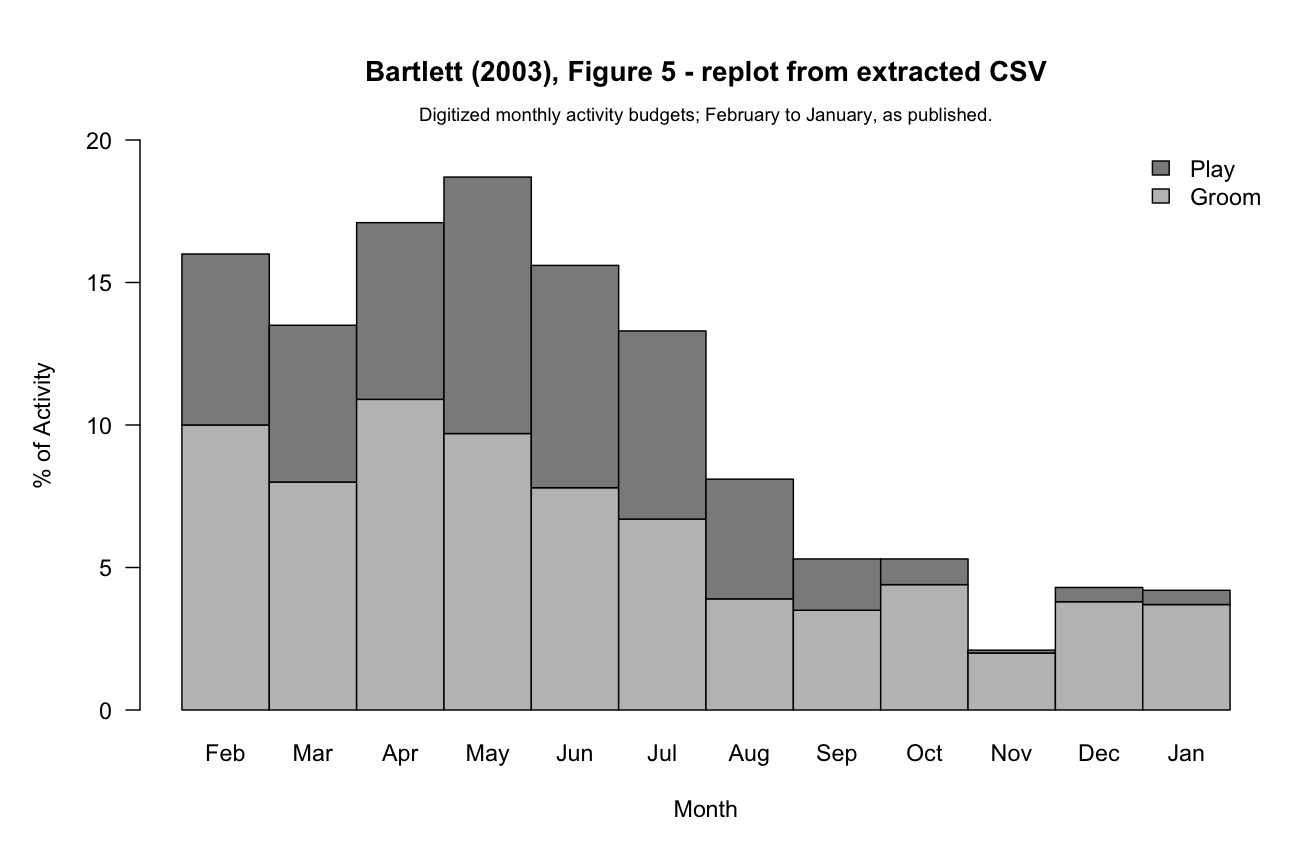

The R source for this figure:
# Visual check of the extracted CSV; base R only.
# Run: Rscript Bartlett__2003/Bartlett__2003_Figure5_replot.R
local({
  script <- local({
    for (i in rev(seq_len(sys.nframe()))) {
      p <- sys.frame(i)$ofile
      if (!is.null(p)) return(normalizePath(p))
    }
    a <- grep("^--file=", commandArgs(FALSE), value = TRUE)
    if (length(a)) return(normalizePath(sub("^--file=", "", a[1])))
    stop("Run the saved script with Rscript or source().")
  })
  folder <- dirname(script)
  item_name <- sub("_replot[.]R$", "", basename(script))
  d <- read.csv(file.path(folder, paste0(item_name, ".csv")))
  d <- d[order(as.integer(d$source_month_order)), ]
  # Groom is the lower segment; Play is its own segment, not the bar total.
  heights <- rbind(Groom = d$Groom_time.pct, Play = d$Play_time.pct)

  png(file.path(folder, paste0(item_name, "_replot.png")),
      width = 1300, height = 850, res = 140)
  on.exit(dev.off())
  par(mar = c(5, 5, 5, 1))
  colours <- c("grey75", "grey55")
  barplot(heights, beside = FALSE, space = 0, col = colours,
          border = "black", names.arg = d$month, ylim = c(0, 20),
          yaxs = "i", yaxt = "n", ylab = "% of Activity", xlab = "Month",
          main = "Bartlett (2003), Figure 5 - replot from extracted CSV")
  axis(2, at = seq(0, 20, 5), las = 1)
  legend("topright", legend = c("Play", "Groom"), fill = rev(colours), bty = "n")
  mtext("Digitized monthly activity budgets; February to January, as published.",
        side = 3, line = 0.5, cex = 0.8)
})
